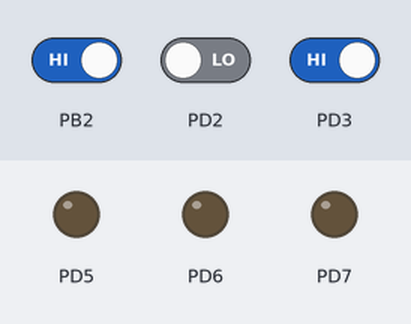
Bench run of a program on a simulated ATmega32, built with avr-gcc and emulated at 1 MHz. Shown: output pins drawn as LEDs (lit = HIGH). Inputs (shaded band) come from the test bench; at power-on: PB2 HIGH, PD2 LOW, PD3 HIGH.

Above: at 1.2 s.
1.3 s: PB2 driven LOW
At 2.1 s:
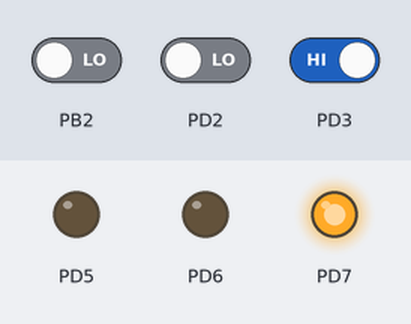
4.3 s: PD2 driven HIGH
At 5.5 s:
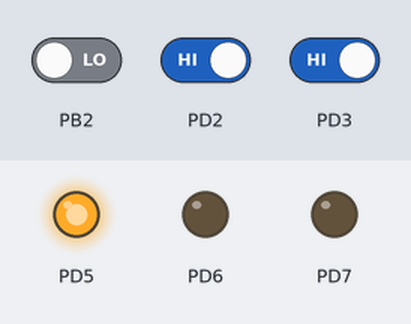
7.3 s: PD3 driven LOW
At 7.8 s:
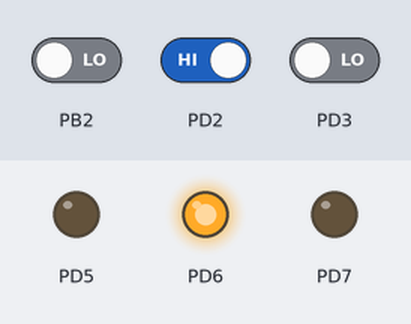
Timing chart, 0 to 10.5 s (numbered marks = the images above; inputs shaded):
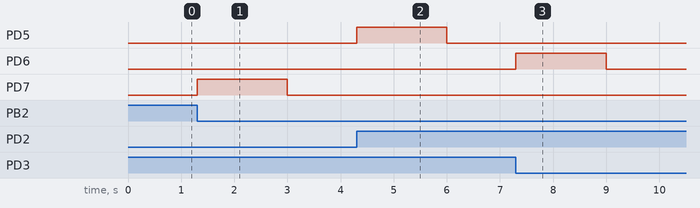

Measured:
- after the input at 1.3 s, PD7: LOW → HIGH at once, → LOW 1.7 s later
- after the input at 4.3 s, PD5: LOW → HIGH at once, → LOW 1.7 s later
- after the input at 7.3 s, PD6: LOW → HIGH at once, → LOW 1.7 s later

The program:

main.c
```c
/*
 * main.c
 *
 *  Created on: Sep 27, 2024
 *      Author: DELL
 */

#include <util/delay.h> /* For the delay functions */
#include <avr/io.h>
#include<avr/interrupt.h>

	ISR(INT0_vect){
		PORTD |= (1<<PD5);
		_delay_ms(1000);

	}
	ISR(INT1_vect){
		PORTD |= (1<<PD6);
	   _delay_ms(1000);

		}
	ISR(INT2_vect){
		PORTD |= (1<<PD7);
		_delay_ms(1000);

		}
int main(){


DDRD &= ~(1<<PD2);
DDRD &= ~(1<<PD3);
DDRB &= ~(1<<PB2);
SREG |= (1<<7);
DDRD |= (1<<PD5);
DDRD |= (1<<PD6);
DDRD |= (1<<PD7);
//****
MCUCR |= (1<<ISC00) |(1<<ISC01) |(1<<ISC11);
MCUCSR &= ~(1<<ISC2);
GICR |=(1<<INT0) |(1<<INT1)|(1<<INT2);


while(1){
PORTD &= ~((1<<PD5) | (1<<PD6) |(1<<PD7));
_delay_ms(1000);
}
}
```
